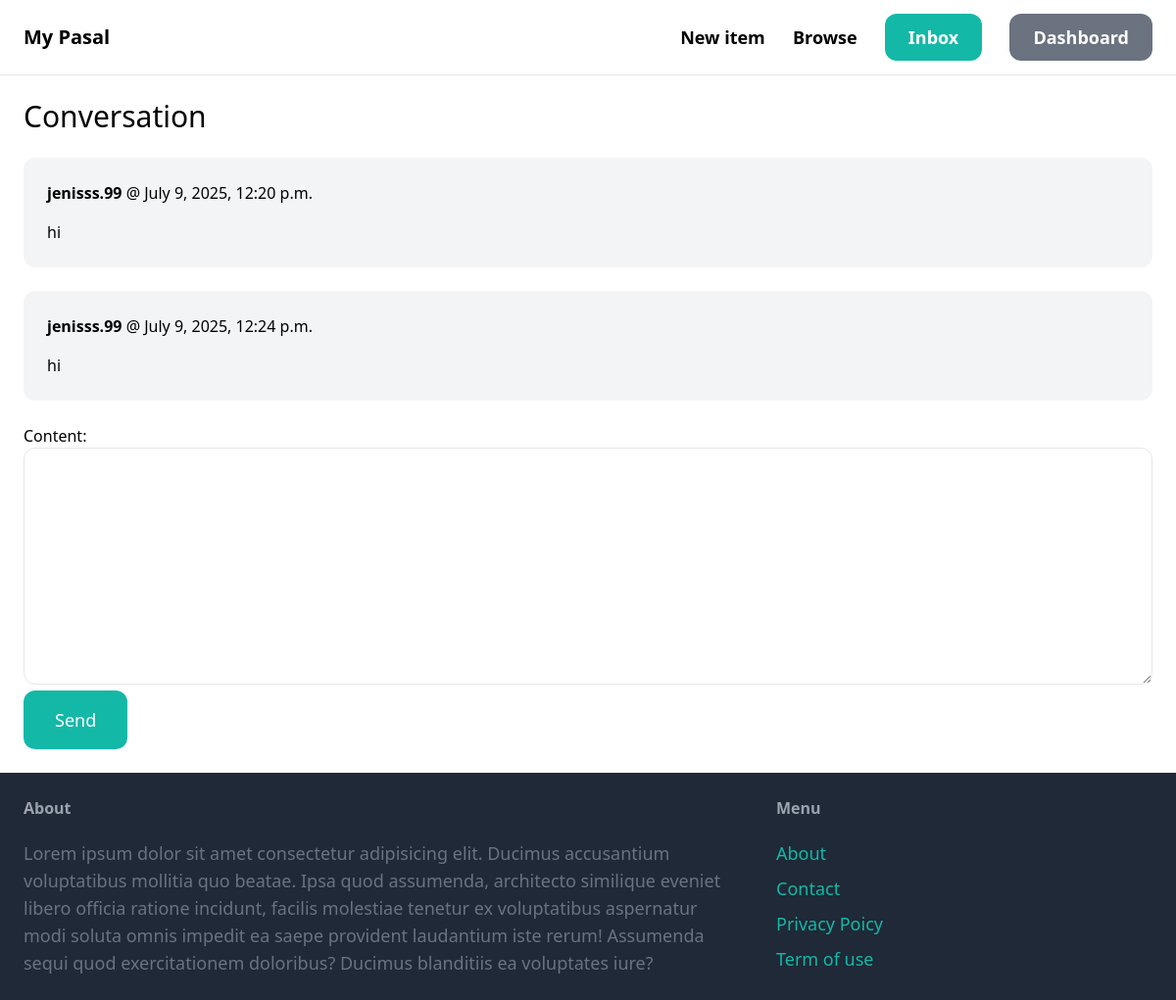
Before: /inbox/9/ (signed in) with the older database file.
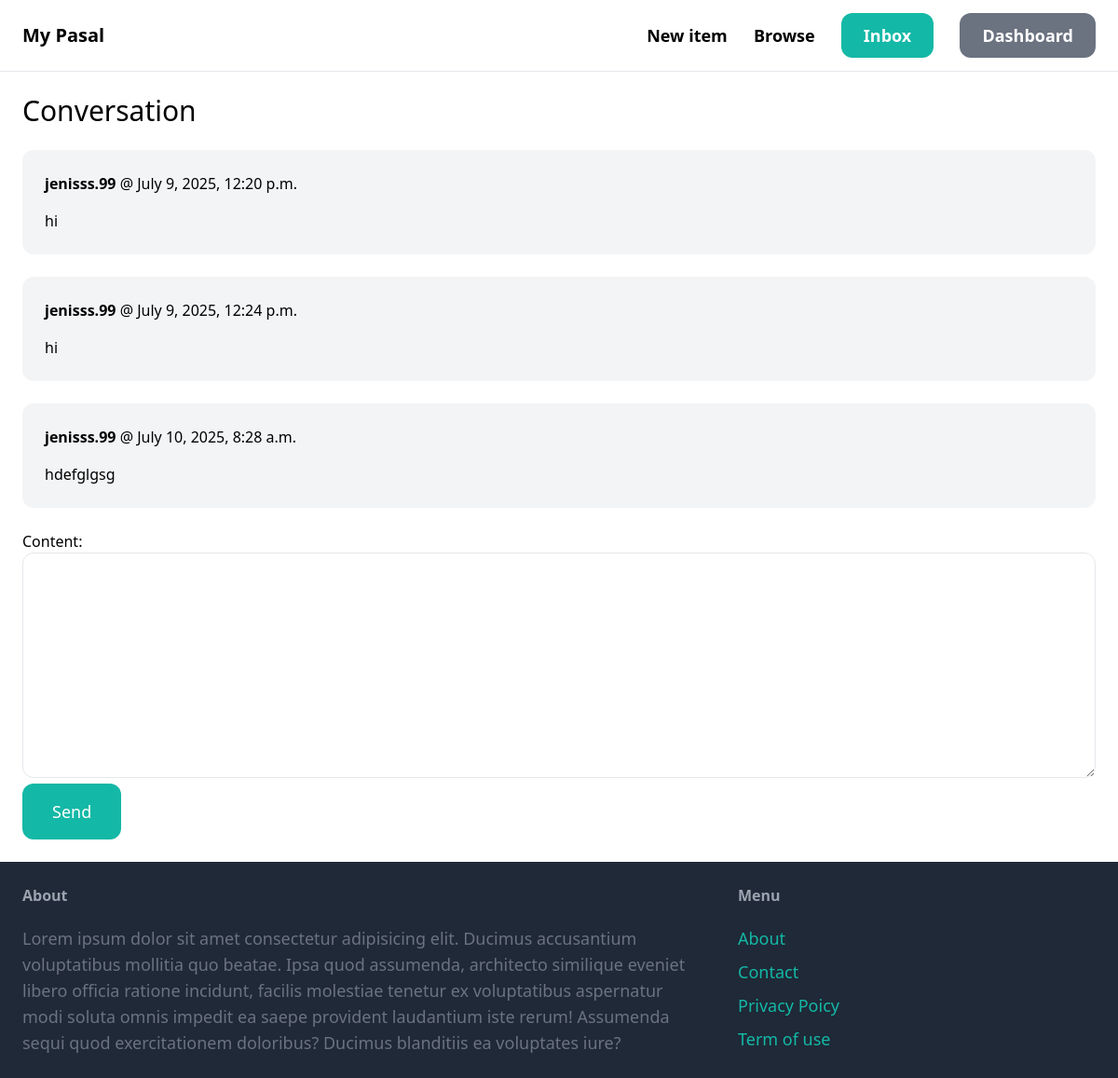
After: the same page with the newer database file.
### conversation/models.py (models this page shows)
class ConversationMessage(models.Model):
    conversation = models.ForeignKey(Conversation, related_name='messages', on_delete=models.CASCADE)
    content = models.TextField()
    created_at = models.DateTimeField(auto_now_add=True)
    created_by = models.ForeignKey(User, related_name='created_messages', on_delete=models.CASCADE)

### conversation/views.py (the view)
# urls.py: path('<int:pk>/', views.detail, name='detail'),
@login_required
def detail(request, pk):
    conversation = Conversation.objects.filter(members__in=[request.user.id]).get(pk=pk)
    if request.method == 'POST':
        form = ConversationMessageForm(request.POST)
        if form.is_valid():
            conversation_message = form.save(commit=False)
            conversation_message.conversation = conversation
            conversation_message.created_by = request.user
            conversation_message.save()
            conversation.save()
            return redirect('conversation:detail', pk=pk)
    else:
        form = ConversationMessageForm()
    return render(request, 'conversation/detail.html', {
        'conversation': conversation,
        'form': form
    })

### conversation/forms.py
class ConversationMessageForm(forms.ModelForm):
    class Meta:
        model = ConversationMessage
        fields = ('content', )
        widgets = {
            'content': forms.Textarea(attrs={
                'class' : 'w-full py px-6 rounded-xl border'
            })
        }

### conversation/templates/conversation/detail.html (shortened to what this page needs)
{% extends 'core/base.html' %}
{% block content %}
<h1 class="mb-6 text-3xl">Conversation</h1>
<div class="space-y-6">
    {% for message in conversation.messages.all %}
        <div class="p-6 flex {% if message.created_by == request.user %}bg-blue-100{% else %}bg-gray-100{% endif %} rounded-xl">
            <div>
                <p class="mb-4"><strong>{{ message.created_by.username }}</strong> @ {{ message.created_at }}</p>
                <p>{{ message.content }}</p>
            </div>
        </div>
    {% endfor %}
</div>
<form method="post" action="." class="mt-6">
    {{ form.as_p }}
    <button class="py-4 px-8 text-lg bg-teal-500 hover:bg-teal-700 rounded-xl text-white">Send</button>
</form>
{% endblock %}

Changed rows visible on the page:
added ConversationMessage: created_by.username "jenisss.99", created_at "July 10, 2025, 8:28 a.m.", content "hdefglgsg"
